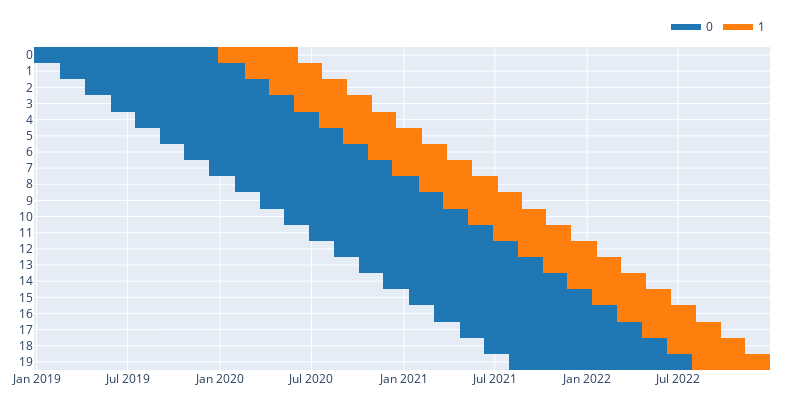

Notebook source saved alongside this figure:
### Markdown cell above
# walk-forward optimization

### Code cell
figure = price_old.vbt.rolling_split(n = 20,
                            window_len = 360,
                            set_lens = (108,),
                            left_to_right = False,
                            plot = True)
figure.update_layout(width = 800, height = 400)
figure.show()

### Figure 1 — Plotly figure (JSON) as saved in the notebook; plotly's stock layout.template omitted (floating-point values rounded to 4 significant figures; data arrays with more than 128 entries replaced by an {"elided": "..."} marker saying what was removed)
{"data": [{"colorscale": [[0, "#1f77b4"], [1, "#1f77b4"]], "hoverongaps": false, "name": "0", "showlegend": true, "showscale": false, "type": "heatmap", "uid": "3e523be3-47bf-4600-a3b0-50af5f0ce004", "x": {"elided": "1010 str values"}, "y": [19, 18, 17, 16, 15, 14, 13, 12, 11, 10, 9, 8, 7, 6, 5, 4, 3, 2, 1, 0], "z": {"elided": "20x1010 int values"}}, {"colorscale": [[0, "#ff7f0e"], [1, "#ff7f0e"]], "hoverongaps": false, "name": "1", "showlegend": true, "showscale": false, "type": "heatmap", "uid": "1ea0fc35-69ee-47eb-bd0e-f93f63640c16", "x": {"elided": "1010 str values"}, "y": [19, 18, 17, 16, 15, 14, 13, 12, 11, 10, 9, 8, 7, 6, 5, 4, 3, 2, 1, 0], "z": {"elided": "20x1010 int values"}}], "layout": {"height": 400, "legend": {"orientation": "h", "traceorder": "normal", "x": 1, "xanchor": "right", "y": 1.02, "yanchor": "bottom"}, "margin": {"b": 30, "l": 30, "r": 30, "t": 30}, "width": 800, "yaxis": {"type": "category"}}}
